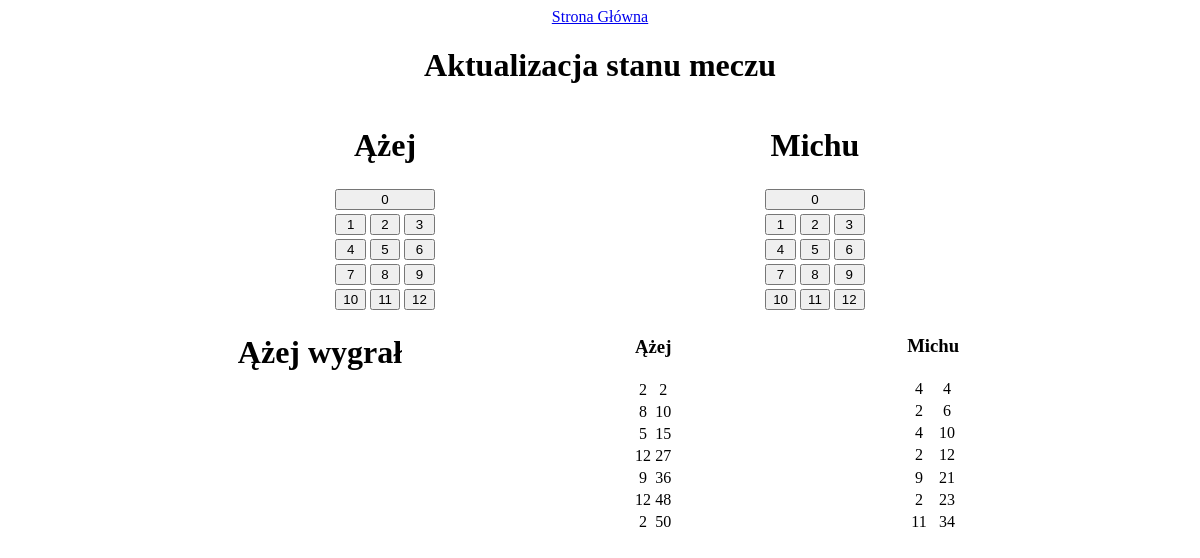
Screenshot of /mecz.php?id_meczu=2 with the database file from the repository.
### tables this page shows
CREATE TABLE `gracze` (
  `ID` int(11) NOT NULL,
  `Nazwa` varchar(255) NOT NULL
);

CREATE TABLE `rzuty` (
  `ID` int(11) NOT NULL,
  `ID_Meczu` int(11) NOT NULL,
  `ID_Gracza` int(11) NOT NULL,
  `punkty` int(11) NOT NULL
);

### mecz.php (the view, shortened to what this page needs)
<!DOCTYPE html>
<html lang="en">
<head>
    <link rel="stylesheet" href="styles.css">
</head>
<body>
    <a href="index.php">Strona Główna</a>
    <?php
    if (isset ($_GET['id_meczu'])) {
        $id_meczu = $_GET['id_meczu'];
        $con = mysqli_connect("localhost", "root", "", "molkky");
        $playersQuery = "SELECT * FROM `mecz` WHERE `ID` = '$id_meczu'";
        $players = mysqli_query($con, $playersQuery);
        $gracze = mysqli_fetch_assoc($players);
        $player1NameQuery = "SELECT Nazwa FROM `gracze` WHERE `ID` = " . $gracze['ID_G1'];
        $player1Name = mysqli_query($con, $player1NameQuery);
        $gracz1 = "";
        while ($wierszPlayer1 = mysqli_fetch_array($player1Name)) {
            $gracz1 = $wierszPlayer1['Nazwa'];
        }
        $player2NameQuery = "SELECT Nazwa FROM `gracze` WHERE `ID` = " . $gracze['ID_G2'];
        $player2Name = mysqli_query($con, $player2NameQuery);
        $gracz2 = "";
        while ($wierszPlayer2 = mysqli_fetch_array($player2Name)) {
            $gracz2 = $wierszPlayer2['Nazwa'];
        }
    }
    ?>
    <h1>Aktualizacja stanu meczu</h1>
    <div class="gracze">
        <form action="" method="post">
            <?php echo "<td colspan='2'><h1>$gracz1</h1></td>"; ?>
            <table>
                <tr>
                    <td colspan="3">
                        <input type="submit" name="punkty1" value="0">
                    </td>
                </tr>
                <tr>
                    <td><input type="submit" name="punkty1" value="1"></td>
                    <td><input type="submit" name="punkty1" value="2"></td>
                    <td><input type="submit" name="punkty1" value="3"></td>
                </tr>
                <tr>
                    <td><input type="submit" name="punkty1" value="4"></td>
                    <td><input type="submit" name="punkty1" value="5"></td>
                    <td><input type="submit" name="punkty1" value="6"></td>
                </tr>
                <tr>
                    <td><input type="submit" name="punkty1" value="7"></td>
                    <td><input type="submit" name="punkty1" value="8"></td>
                    <td><input type="submit" name="punkty1" value="9"></td>
                </tr>
                <tr>
                    <td><input type="submit" name="punkty1" value="10"></td>
                    <td><input type="submit" name="punkty1" value="11"></td>
                    <td><input type="submit" name="punkty1" value="12"></td>
                </tr>
            </table>
        </form>
        <form action="" method="post">
            <?php echo "<td colspan='2'><h1>$gracz2</h1></td>"; ?>
            <table>
                <tr>
                    <td colspan="3">
                        <input type="submit" name="punkty2" value="0">
                    </td>
                </tr>
                <tr>
                    <td><input type="submit" name="punkty2" value="1"></td>
                    <td><input type="submit" name="punkty2" value="2"></td>
                    <td><input type="submit" name="punkty2" value="3"></td>
                </tr>
                <tr>
                    <td><input type="submit" name="punkty2" value="4"></td>
                    <td><input type="submit" name="punkty2" value="5"></td>
                    <td><input type="submit" name="punkty2" value="6"></td>
                </tr>
                <tr>
                    <td><input type="submit" name="punkty2" value="7"></td>
                    <td><input type="submit" name="punkty2" value="8"></td>
                    <td><input type="submit" name="punkty2" value="9"></td>
                </tr>
                <tr>
                    <td><input type="submit" name="punkty2" value="10"></td>
                    <td><input type="submit" name="punkty2" value="11"></td>
                    <td><input type="submit" name="punkty2" value="12"></td>
                </tr>
            </table>
        </form>
    </div>
    <div class="punktacja">
        <table>
            <?php
            if (isset ($_GET['id_meczu'])) {
                $id_meczu = $_GET['id_meczu'];
                $con = mysqli_connect("localhost", "root", "", "molkky");
                $playersQuery = "SELECT * FROM `mecz` WHERE `ID` = '$id_meczu'";
                $players = mysqli_query($con, $playersQuery);
                $gracze = mysqli_fetch_assoc($players);
                $player1PointsQuery = "SELECT punkty FROM `rzuty` WHERE `ID_Meczu` = '$id_meczu' && `ID_Gracza` = " . $gracze['ID_G1'];
                $points = mysqli_query($con, $player1PointsQuery);
                $suma1 = 0;
                echo "<td colspan='2'><h3>$gracz1</h3></td>";
                while ($wiersz1 = mysqli_fetch_array($points)) {
                    $suma1 += $wiersz1['punkty'];
                    if ($suma1 == 50) {
                        echo "<h1>" . $gracz1 . " wygrał</h1>";
                        $updateWinnerQuery = "UPDATE `mecz` SET `Wygrany` = " . $gracze['ID_G1'] . " WHERE `ID` = '$id_meczu'";
                        mysqli_query($con, $updateWinnerQuery);
                    }
                    echo "<tr><td>" . $wiersz1['punkty'] . "</td><td>" . $suma1 . "</td></tr>";
                }
            }
            ?>
        </table>
        <table>
            <tr>
                <?php
                if (isset ($_GET['id_meczu'])) {
                    $player2PointsQuery = "SELECT punkty FROM `rzuty` WHERE `ID_Meczu` = '$id_meczu' && `ID_Gracza` = " . $gracze['ID_G2'];
                    $points2 = mysqli_query($con, $player2PointsQuery);
                    $suma2 = 0;
                    echo "<td colspan='2'><h3>$gracz2</h3></td>";
                    while ($wiersz2 = mysqli_fetch_array($points2)) {
                        $suma2 += $wiersz2['punkty'];
                        echo "<tr><td>" . $wiersz2['punkty'] . "</td><td>" . $suma2 . "</td></tr>";
                    }
                }
                ?>
            </tr>
        </table>
    </div>
</body>
</html>

### styles.css (style rules this page uses)
.gracze, .punktacja { display: flex; flex-direction: row; justify-content: space-evenly; }
input { width: 100%; text-align: center; }
* { text-align: center; }

### rows the page displays
gracze: Nazwa "Ążej"
gracze: Nazwa "Michu"
rzuty: punkty "2", suma1 "2"
rzuty: punkty "8", suma1 "10"
rzuty: punkty "5", suma1 "15"
rzuty: punkty "12", suma1 "27"
rzuty: punkty "9", suma1 "36"
rzuty: punkty "12", suma1 "48"
rzuty: punkty "2", suma1 "50"
rzuty: punkty "4", suma2 "4"
rzuty: punkty "2", suma2 "6"
rzuty: punkty "4", suma2 "10"
rzuty: punkty "2", suma2 "12"
rzuty: punkty "9", suma2 "21"
rzuty: punkty "2", suma2 "23"
rzuty: punkty "11", suma2 "34"
